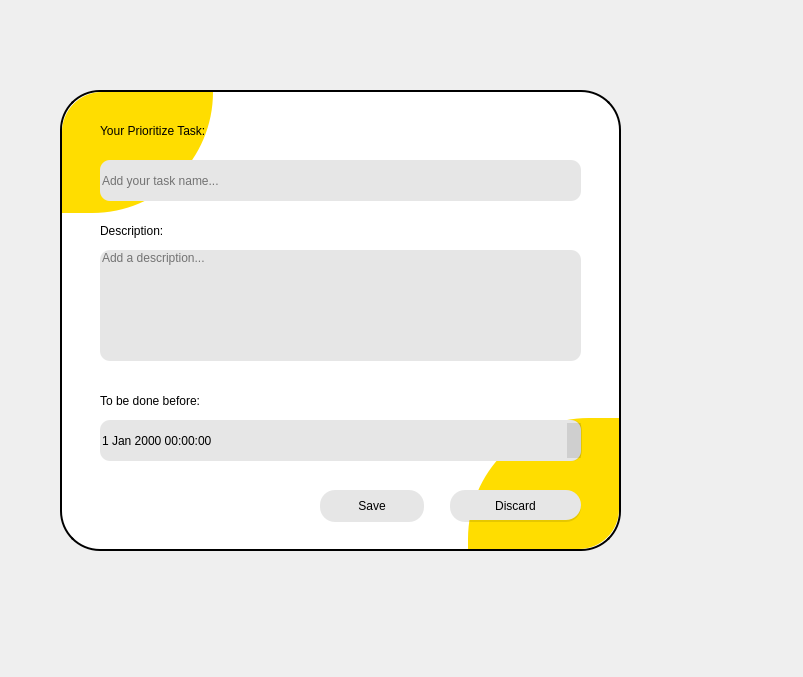
<?xml version="1.0" encoding="UTF-8"?>
<ui version="4.0">
 <class>MainWindow</class>
 <widget class="QMainWindow" name="MainWindow">
  <property name="geometry">
   <rect>
    <x>0</x>
    <y>0</y>
    <width>803</width>
    <height>677</height>
   </rect>
  </property>
  <property name="windowTitle">
   <string>MainWindow</string>
  </property>
  <widget class="QWidget" name="centralwidget">
   <widget class="QLabel" name="back_g">
    <property name="geometry">
     <rect>
      <x>60</x>
      <y>90</y>
      <width>561</width>
      <height>461</height>
     </rect>
    </property>
    <property name="styleSheet">
     <string notr="true">border: 2px solid black;
background-color: rgb(255, 255, 255);
border-radius: 40px;	</string>
    </property>
    <property name="text">
     <string/>
    </property>
   </widget>
   <widget class="QLabel" name="label_2">
    <property name="geometry">
     <rect>
      <x>100</x>
      <y>120</y>
      <width>201</width>
      <height>21</height>
     </rect>
    </property>
    <property name="styleSheet">
     <string notr="true">font: 11pt &quot;SansSerif&quot;;
color: black;</string>
    </property>
    <property name="text">
     <string>Your Prioritize Task:</string>
    </property>
   </widget>
   <widget class="QLabel" name="label_3">
    <property name="geometry">
     <rect>
      <x>100</x>
      <y>220</y>
      <width>201</width>
      <height>21</height>
     </rect>
    </property>
    <property name="styleSheet">
     <string notr="true">font: 11pt &quot;SansSerif&quot;;
color: black;</string>
    </property>
    <property name="text">
     <string>Description:</string>
    </property>
   </widget>
   <widget class="QLineEdit" name="task_name">
    <property name="geometry">
     <rect>
      <x>100</x>
      <y>160</y>
      <width>481</width>
      <height>41</height>
     </rect>
    </property>
    <property name="styleSheet">
     <string notr="true">border-radius: 10px;
background-color: rgba(2, 2, 2, 0.1);
font: 10pt &quot;SansSerif&quot;;
color: rgb(0,0,0)</string>
    </property>
    <property name="alignment">
     <set>Qt::AlignLeading|Qt::AlignLeft|Qt::AlignVCenter</set>
    </property>
    <property name="placeholderText">
     <string>Add your task name...</string>
    </property>
    <property name="clearButtonEnabled">
     <bool>false</bool>
    </property>
   </widget>
   <widget class="QLineEdit" name="task_desc">
    <property name="geometry">
     <rect>
      <x>100</x>
      <y>250</y>
      <width>481</width>
      <height>111</height>
     </rect>
    </property>
    <property name="autoFillBackground">
     <bool>false</bool>
    </property>
    <property name="styleSheet">
     <string notr="true">border-radius: 10px;
background-color: rgba(2, 2, 2, 0.1);
font: 10pt &quot;SansSerif&quot;;
color: rgb(0,0,0)</string>
    </property>
    <property name="frame">
     <bool>true</bool>
    </property>
    <property name="alignment">
     <set>Qt::AlignLeading|Qt::AlignLeft|Qt::AlignTop</set>
    </property>
    <property name="placeholderText">
     <string>Add a description...</string>
    </property>
   </widget>
   <widget class="QLabel" name="label_4">
    <property name="geometry">
     <rect>
      <x>62</x>
      <y>92</y>
      <width>151</width>
      <height>121</height>
     </rect>
    </property>
    <property name="styleSheet">
     <string notr="true">background-color:rgb(255, 221, 0);
border-top-left-radius: 40px;
border-bottom-right-radius: 121px;
</string>
    </property>
    <property name="text">
     <string/>
    </property>
   </widget>
   <widget class="QLabel" name="label_5">
    <property name="geometry">
     <rect>
      <x>100</x>
      <y>160</y>
      <width>481</width>
      <height>41</height>
     </rect>
    </property>
    <property name="styleSheet">
     <string notr="true">border-radius: 10px;
background-color: rgb(255, 255, 255);</string>
    </property>
    <property name="text">
     <string/>
    </property>
   </widget>
   <widget class="QLabel" name="label_6">
    <property name="geometry">
     <rect>
      <x>468</x>
      <y>418</y>
      <width>151</width>
      <height>131</height>
     </rect>
    </property>
    <property name="styleSheet">
     <string notr="true">background-color:rgb(255, 221, 0);
border-bottom-right-radius: 40px;
border-top-left-radius: 121px;
</string>
    </property>
    <property name="text">
     <string/>
    </property>
   </widget>
   <widget class="QLabel" name="label_7">
    <property name="geometry">
     <rect>
      <x>100</x>
      <y>250</y>
      <width>481</width>
      <height>111</height>
     </rect>
    </property>
    <property name="styleSheet">
     <string notr="true">border-radius: 10px;
background-color: rgb(255, 255, 255);
</string>
    </property>
    <property name="text">
     <string/>
    </property>
   </widget>
   <widget class="QLabel" name="label_8">
    <property name="geometry">
     <rect>
      <x>450</x>
      <y>490</y>
      <width>131</width>
      <height>30</height>
     </rect>
    </property>
    <property name="styleSheet">
     <string notr="true">background-color:rgb(255, 255, 255);
border-radius: 15px;</string>
    </property>
    <property name="text">
     <string/>
    </property>
   </widget>
   <widget class="QLabel" name="label_9">
    <property name="geometry">
     <rect>
      <x>100</x>
      <y>420</y>
      <width>481</width>
      <height>41</height>
     </rect>
    </property>
    <property name="styleSheet">
     <string notr="true">border-radius: 10px;
background-color: rgb(255, 255, 255);</string>
    </property>
    <property name="text">
     <string/>
    </property>
   </widget>
   <widget class="QLabel" name="label_10">
    <property name="geometry">
     <rect>
      <x>100</x>
      <y>390</y>
      <width>201</width>
      <height>21</height>
     </rect>
    </property>
    <property name="styleSheet">
     <string notr="true">font: 11pt &quot;SansSerif&quot;;
color: black;</string>
    </property>
    <property name="text">
     <string>To be done before:</string>
    </property>
   </widget>
   <widget class="QDateTimeEdit" name="due_on">
    <property name="geometry">
     <rect>
      <x>100</x>
      <y>420</y>
      <width>482</width>
      <height>41</height>
     </rect>
    </property>
    <property name="styleSheet">
     <string notr="true">border-radius: 10px;
background-color: rgba(2, 2, 2, 0.1);
font: 10pt &quot;SansSerif&quot;;
color: rgb(0,0,0)</string>
    </property>
   </widget>
   <widget class="QPushButton" name="save">
    <property name="geometry">
     <rect>
      <x>320</x>
      <y>490</y>
      <width>104</width>
      <height>32</height>
     </rect>
    </property>
    <property name="styleSheet">
     <string notr="true">font: 9pt &quot;SansSerif&quot;;
color: black;
text-align: center;
background-color:rgba(0, 0, 0, 0.1);
border-radius: 15px;</string>
    </property>
    <property name="text">
     <string>Save</string>
    </property>
   </widget>
   <widget class="QPushButton" name="discard">
    <property name="geometry">
     <rect>
      <x>450</x>
      <y>490</y>
      <width>131</width>
      <height>32</height>
     </rect>
    </property>
    <property name="styleSheet">
     <string notr="true">font: 9pt &quot;SansSerif&quot;;
color: black;
text-align: center;
background-color:rgba(0, 0, 0, 0.1);
border-radius: 15px;</string>
    </property>
    <property name="text">
     <string>Discard</string>
    </property>
   </widget>
   <zorder>back_g</zorder>
   <zorder>label_3</zorder>
   <zorder>label_4</zorder>
   <zorder>label_2</zorder>
   <zorder>label_5</zorder>
   <zorder>task_name</zorder>
   <zorder>label_6</zorder>
   <zorder>label_7</zorder>
   <zorder>task_desc</zorder>
   <zorder>label_8</zorder>
   <zorder>label_9</zorder>
   <zorder>label_10</zorder>
   <zorder>due_on</zorder>
   <zorder>save</zorder>
   <zorder>discard</zorder>
  </widget>
 </widget>
 <resources/>
 <connections/>
</ui>
